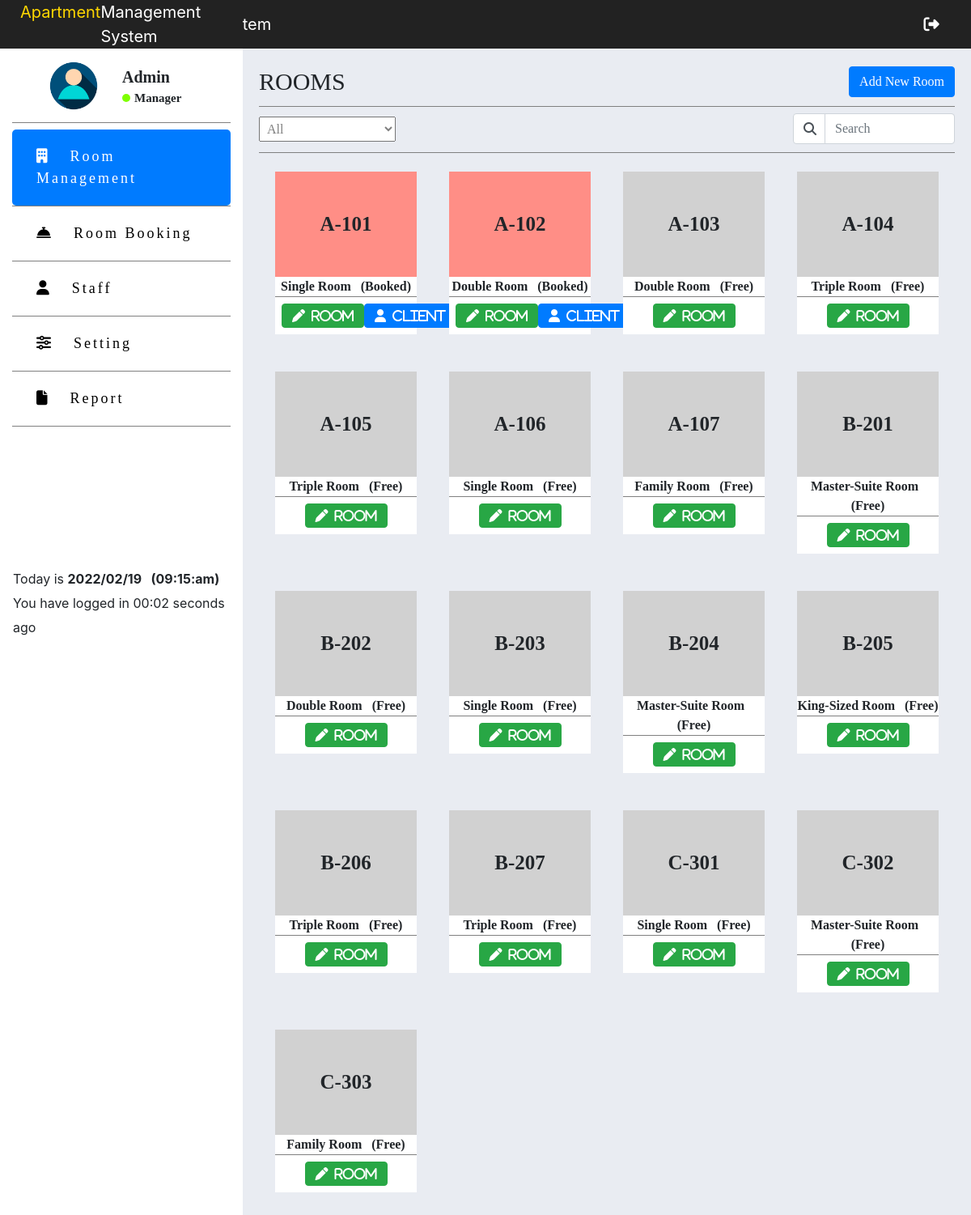
Screenshot of /index.php?room (signed in) with the database file from the repository.
### tables this page shows
CREATE TABLE `rooms` (
  `Room_Id` int(20) NOT NULL,
  `Room_Name` varchar(10) NOT NULL,
  `Room_Type_Id` varchar(20) NOT NULL,
  `Status` varchar(10) NOT NULL
);

CREATE TABLE `room_type` (
  `Room_Type_Id` int(11) NOT NULL,
  `Room_Type_Name` varchar(20) NOT NULL,
  `Room_Type_Price` decimal(10,0) NOT NULL
);

### dashboard/room.php (the view, shortened to what this page needs)
    <div class="col-sm-9 main_box">
        <div class="d-flex justify-content-between align-items-center py-2 mb-2 room_page_nav">
            ROOMS
            <button class="btn btn-primary" data-toggle="modal" data-target="#CreateRoomModal">Add New Room</button>
        </div>
        <div class="d-flex justify-content-between align-items-center room_search_bar">
            <select name="floor" id="TypeSelector" class="floorSelector" onchange="showRooms(this.value)">
                <option value="all" selected="select">All</option>
            </select>
            <div class="input-group" style="width: 200px !important;">
                <div class="input-group-prepend" >
                    <span class="input-group-text" style="background:white; width:40px; padding:0 auto;" id="basic-addon1"><i class="fas fa-search"></i></span>
                </div>
                <input type="text" id="roomSearchBar" class="form-control" placeholder="Search" value="" onkeyup="searchRoom(this)"/>
            </div>
        </div>
        <div class="display__room row" id="display__room">
            <?php
                $room_query = "SELECT * FROM `rooms` NATURAL JOIN `room_type` ORDER BY Room_Name";
                $room_result = mysqli_query($conn, $room_query);
                while ($rooms = mysqli_fetch_assoc($room_result)) {?>
                    <div class="room__one" >
                        <div class="room_box"
                            <?php
                            if($rooms['Status']=="Free"){
                                echo'style="background:rgb(209, 209, 209);"';
                            }else{
                                echo'style="background:rgb(255, 142, 134)"';
                            }
                            ?>
                        >
                            <?php echo $rooms['Room_Name'] ?>
                        </div>
                        <div style="background:white; cursor:pointer; user-select:none; border-bottom:1px solid grey">
                            <b>
                                <?php echo $rooms['Room_Type_Name'] ?> Room
                                &nbsp;
                                (<?php echo $rooms['Status'] ?>)
                            </b>
                        </div>
                        <div class="bg-white p-2 d-flex justify-content-around">
                            <i class="fas fa-pen btn btn-success staff_icon" data-toggle="modal" data-target="#roomModal<?php echo $rooms['Room_Id'] ?>">&nbsp; Room</i>
                            <?php
                            if($rooms['Status']=="Booked"){?>
                                <i class="fas fa-user btn btn-primary staff_icon" data-toggle="modal" data-target="#clientModal<?php echo $rooms['Room_Id'] ?>">&nbsp; Client</i>
                            <?php }?>
                        </div>
                    </div>
                <?php  }
            ?>
        </div>
    </div>
</div>

### nav.php (shortened to what this page needs)
<!DOCTYPE html>
<html lang="en">
<head>
    <link rel="stylesheet" href="https://maxcdn.bootstrapcdn.com/bootstrap/4.0.0/css/bootstrap.min.css">
    <link rel="stylesheet" type="text/css" href="css/font-awesome.min.css" />
    <link href="css/dashboard.css" type="text/css" rel="stylesheet">
    <link href="css/reservation.css" type="text/css" rel="stylesheet">
    <link href="css/room.css" type="text/css" rel="stylesheet">
    <link href="css/staff.css" type="text/css" rel="stylesheet">
    <link href="css/setting.css" type="text/css" rel="stylesheet">
</head>
<body style="box-sizing: content-box;">
    <nav class="nav justify-content-between ">
        <a class="navbar-brand" href="#"> <span>Apartment &nbsp; </span> Management System</a>
        <button data-toggle="modal" data-target="#exampleModal" ><i class="fas fa-sign-out-alt"></i></button>
    </nav>

### sidebar.php (shortened to what this page needs)
<div class="row">
    <div id="sidebar-collapse" class="col-sm-3 sidebar">
        <div id = "sidebar_nav" class="sidebar_nav">
            <span style="color:gold">Apartment &nbsp; </span> Management System</a>
        </div>
        <div class="profile_sidebar p-3 mb-2">
            <img src="img/user.png" alt="user">
            <div class="profile_name">
                <span>
                    <?php echo"$username"?>
                </span> <br>
                <div  style="display: flex; align-items:center">
                    <div class="green__circle"></div>
                    Manager
                </div>
            </div>
        </div>
        <ul class="menu__box">
            <li>
                <a href="index.php?room" class="menu__list <?php if (isset($_GET['room'])) echo 'active_list'?>">
                    <em class="fas fa-building">&nbsp;</em>
                    Room Management
                </a>
            </li>
            <li>
                <a href="index.php?booking" class="menu__list <?php if (isset($_GET['booking'])) echo 'active_list'?>">
                    <em class="fas fa-concierge-bell">&nbsp;</em>
                    Room Booking
                </a>
            </li>
            <li>
                <a href="index.php?staff" class="menu__list <?php if (isset($_GET['staff'])) echo 'active_list'?>">
                    <em class="fas fa-user">&nbsp;</em>
                    Staff
                </a>
            </li>
            <li>
                <a href="index.php?setting" class="menu__list <?php if (isset($_GET['setting'])) echo 'active_list'?>">
                    <em class="fas fa-sliders-h">&nbsp;</em>
                    Setting
                </a>
            </li>
            <li>
                <a href="index.php?report" class="menu__list <?php if (isset($_GET['report'])) echo 'active_list'?>">
                    <em class="fas fa-file">&nbsp;</em>
                    Report
                </a>
            </li>
        </ul>
        <section class="date_display mx-3">
            <?php
                $date = date("Y/m/d");
                $time = date("h:i:a");
                echo "Today is <b> $date &nbsp; ($time)</b>";
            ?>
            <br/>
            You have logged in <span id="second_counter">00:00</span> seconds ago
        </section>
    </div>

### index.php (shortened to what this page needs)
<?php
    include_once("includes/dbConnect.php");
    if(isset($_SESSION['username'])){
        $username = $_SESSION['username'];
    }else{
        header("Location: login.php");
    }
    include_once("nav.php");
    include_once("sidebar.php");
    if (isset($_GET['room'])){
        include_once("dashboard/room.php");
    }else if(isset($_GET['booking'])){
        include_once "dashboard/booking.php";
    }else if(isset($_GET['staff'])){
        include_once "dashboard/staff.php";
    }else if(isset($_GET['setting'])){
        include_once "dashboard/setting.php";
    }else if(isset($_GET['report'])){
        include_once "dashboard/report.php";
    }else{
        include_once "dashboard/room.php";
    }
    include_once("footer.php");
?>

### footer.php (shortened to what this page needs)
</body>
</html>

### css/dashboard.css (style rules this page uses)
.nav { background: #222 !important; padding: 10px 25px; }
.nav a { color: white; display: flex; align-items: center; }
.nav button { border: none; color: white; background: none; cursor: pointer; }
.nav button i { transform: scale(1.2); }
.nav a span { color: gold; }
.row { margin: 0; height: auto; }
.sidebar { background-color: white; height:calc(100vh - 60px); position: sticky; top: 60px; }
.sidebar_nav { position: absolute; top: -60px; left: 0; width: 100%; height: 60px; background-color: #222; color: white; padding-left: 25px; font-size: 20px; display: flex; align-items: center; transition: all 0.3s linear; }
.profile_sidebar { width: 100%; border-bottom: 1px solid grey; display: flex; align-items: center; padding-bottom: 15px !important; }
.profile_sidebar img { width: 60px; height: 60px; object-fit: contain; margin: 0px 30px; }
.profile_name { font-weight: bold; text-transform: capitalize; font-size: 15px; font-family: 'Times New Roman', Times, serif; }
.profile_name span { font-size: 20px; }
.green__circle { height: 10px; width: 10px; border-radius: 50%; background: chartreuse; margin-right: 5px; }
.main_box { background: #E9ECF2; height: 100%; min-height: calc(100vh - 80px); padding: 10px 20px; font-family: 'Times New Roman', Times, serif; }
.menu__box { list-style: none; padding: 0px; margin: 0px; }
.menu__box li { text-align: left; border-bottom: 1px solid grey; cursor: pointer; }
.menu__box li a { display: block; color: black; padding: 20px 30px; font-size: 18px; font-family: 'Times New Roman', Times, serif; letter-spacing: 3px; border-radius: 5px; }
.active_list { color: white !important; text-decoration: none; background: #007BFF !important; }
.fas { margin-right: 10px; }
.date_display { content: ""; position: absolute; bottom: 10px; left: 0px; background: white; text-align: left; line-height: 30px; }

### css/room.css (style rules this page uses)
.room_page_nav { border-bottom: 1px solid grey; font-size: 30px; }
.room_search_bar { border-bottom: 1px solid grey; padding-bottom: 10px; font-family: 'Times New Roman', Times, serif; }
.floorSelector { font-size: 16px; padding: 5px; padding-right: 10px; color: gray; }
.display__room { width: 100%; height: auto; padding: 10px 0; }
.room__one { width: 25%; padding: 13px 20px; margin-bottom: 20px; text-align: center; }
.room_box { width: 100%; height: 130px; display: flex; justify-content: center; align-items: center; font-size: 25px; font-weight: bold; cursor: pointer !important; }

### css/staff.css (style rules this page uses)
.input-group-text { padding-right: 6px; text-align: center; }
.staff_icon { cursor: pointer; margin-right: 0 !important; }

### rows the page displays
rooms: Room_Name "A-101", Room_Type_Id.Room_Type_Name "Single", Status "Booked"
rooms: Room_Name "A-102", Room_Type_Id.Room_Type_Name "Double", Status "Booked"
rooms: Room_Name "A-103", Room_Type_Id.Room_Type_Name "Double", Status "Free"
rooms: Room_Name "A-104", Room_Type_Id.Room_Type_Name "Triple", Status "Free"
rooms: Room_Name "A-105", Room_Type_Id.Room_Type_Name "Triple", Status "Free"
rooms: Room_Name "A-106", Room_Type_Id.Room_Type_Name "Single", Status "Free"
rooms: Room_Name "A-107", Room_Type_Id.Room_Type_Name "Family", Status "Free"
rooms: Room_Name "B-201", Room_Type_Id.Room_Type_Name "Master-Suite", Status "Free"
rooms: Room_Name "B-202", Room_Type_Id.Room_Type_Name "Double", Status "Free"
rooms: Room_Name "B-203", Room_Type_Id.Room_Type_Name "Single", Status "Free"
rooms: Room_Name "B-204", Room_Type_Id.Room_Type_Name "Master-Suite", Status "Free"
rooms: Room_Name "B-205", Room_Type_Id.Room_Type_Name "King-Sized", Status "Free"
rooms: Room_Name "B-206", Room_Type_Id.Room_Type_Name "Triple", Status "Free"
rooms: Room_Name "B-207", Room_Type_Id.Room_Type_Name "Triple", Status "Free"
rooms: Room_Name "C-301", Room_Type_Id.Room_Type_Name "Single", Status "Free"
rooms: Room_Name "C-302", Room_Type_Id.Room_Type_Name "Master-Suite", Status "Free"
rooms: Room_Name "C-303", Room_Type_Id.Room_Type_Name "Family", Status "Free"

### other values shown
$username "Admin"
